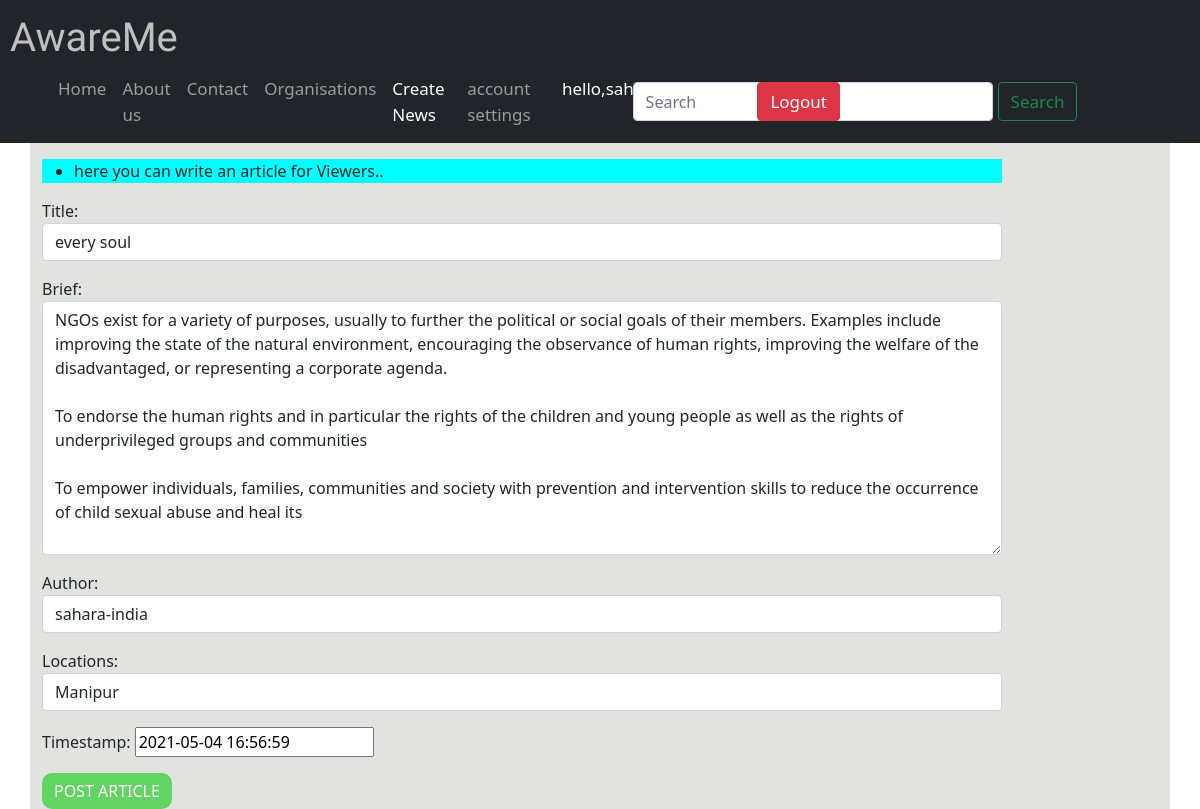
The app's page /awareme/updateFeed/6 (signed in) with its own data.
### awaremeapp/models.py (models this page shows, shortened)
class OrgFeed(models.Model):
    title=models.CharField(blank=True,null=True,max_length=250)
    brief=models.TextField(blank=True,null=True)
    author=models.CharField(blank=True,null=True,max_length=250)
    locations=models.CharField(max_length=100,null=True)
    timestamp = models.DateTimeField(default=now)

### awaremeapp/decorators.py (the view)
        def wrapper_func(request,*args,**kwargs):
            group=None
            if request.user.groups.exists():
                group=request.user.groups.all()[0].name
            if group in allowed_roles:
                return view_func(request,*args,**kwargs)
            else:
                return HttpResponse('error page not found')

### awaremeapp/forms.py
class Formfeed(ModelForm):
    class Meta:
        model=OrgFeed
        fields='__all__'
        widgets={
            'title':TextInput(attrs={
                'class':"form-control",
                'style':'width:80vw;max-height:200px',
            }),
            'author':TextInput(attrs={
                'class':"form-control",
                'style':'width:80vw;',
            }),
            'locations':TextInput(attrs={
                'class':"form-control",
                'style':'width:80vw;',
            }),
            'brief':Textarea(attrs={
                'class':"form-control",
                'style':'width:80vw;',
                'placeholder':'article..'
            }),
        }

### awaremeapp/views.py (called while the page is built)
@allowed_user(allowed_roles=['admin','NGO'])
@login_required(login_url='login')
def updateFeed(request,pk):
    upnewspk=OrgFeed.objects.get(id=pk)
    form=Formfeed(instance=upnewspk)
    if request.method=='POST':
        form=Formfeed(request.POST,instance=upnewspk)
        if form.is_valid():
            form.save()
            return redirect('listFeed')
    context={'form':form}
    return render(request,'awaremeapp/feed_form.html',context)

### templates/awaremeapp/feed_form.html (shortened to what this page needs)
{% extends 'awaremeapp/orgbase.html' %}
{% block newsactive %} active {% endblock newsactive %}
{% block content %}
<div class="container backg" style="display: flex;
    justify-content:left; ">
<form method='POST'>
    <ul style="background-color: rgb(1, 255, 255);">
        <li>here you can write an article for Viewers..</li>
    </ul>
    {{form.as_p}}
    <input type="submit" class="btn btn-success" style="background-color: rgb(99, 211, 99);border:12px;border-radius: 10px;" name="submit" value="POST ARTICLE">
</form>
</div>
{% endblock %}

### templates/awaremeapp/orgbase.html (shortened to what this page needs)
{% load static %}
<!DOCTYPE html>
<html lang="en">
<head>
  <link href="https://cdn.jsdelivr.net/npm/bootstrap@5.0.0/dist/css/bootstrap.min.css" rel="stylesheet"
>
  <link rel="stylesheet" href="{% static '/css/static.css' %}">
</head>
<body style="background: url('/static/images/do.jpg') no-repeat fixed center;background-size: cover;">
  <nav class="navbar navbar-expand-lg navbar-dark bg-dark sticky-top navflex ">
    <div >
    <a class="navbar-brand" id="font" style="margin-left:10px;" href="{% url 'listFeed' %}">AwareMe</a>
      <div class="collapse navbar-collapse" id="navbarSupportedContent" style="margin-left:50px;">
        <ul class="navbar-nav me-0 mb-2 mb-lg-0">
          <li class="nav-item">
            <a class="nav-link size {% block homeactive %} {% endblock homeactive %}" aria-current="page"
              href="{% url 'listFeed'%}">Home</a>
          </li>
          <li class="nav-item">
            <a class="nav-link size {% block aboutactive %} {% endblock aboutactive %}" aria-current="page"
              href="{% url 'aboutus' %}">About us<a>
          </li>
          <li class="nav-item">
            <a class="nav-link size {% block contactactive %} {% endblock contactactive %}" aria-current="page"
              href="{% url 'contact' %}">Contact</a>
          </li>
          <li class="nav-item">
            <a class="nav-link size {% block organistionactive %} {% endblock organistionactive %}" aria-current="page"
              href="{% url 'details' %}">Organisations</a>
          </li>
          {% for group in request.user.groups.all %}
          {% if group.name == 'NGO' %}
          <li class="nav-item">
            <a class="nav-link size {% block newsactive %} {% endblock newsactive %} " href="{% url 'feed' %}">Create News</a>
          </li>
          <li class="nav-item ">
            <a class="nav-link size {% block settingactive %} {% endblock settingactive %}"
              href="{% url 'account_setting' %}">account settings</a>
          </li>
          {%endif%}
          {%endfor%}
          <li class="nav-item ">
            <a class="nav-link size active" aria-current="page">hello,{{request.user}}</a>
          </li>
        </ul>
        <form class="d-flex" method="GET" action="{% url 'search' %}">
          <button class="btn btn-outline-success size mx-1 inoutlog" type="submit">Search</button>
        </form>
        <div>
          {% if user.is_authenticated %}
          <a class="btn btn-danger size  targ " href="{% url 'logout' %}">Logout</a>
          {% else %}
          <a class="btn btn-danger size inoutlog" href="{% url 'login' %}">Login</a>
          {% endif %}
      </div>
      </div>
    </div>
  </nav>
  {% block content %}
  {% endblock %}
</body>
</html>

### static/css/static.css (style rules this page uses)
#font { font-family: 'Lobster', cursive; font-size: 5vh; margin-left: 10px; color: silver; }
.size { font-size: 17px; }
.targ { position: relative; bottom: 0vh; right:30vw; }
.inoutlog { position: relative; left:15vw; bottom: 6vh; }
.backg { background-color: rgba(192, 192, 189, 0.466); }
@media only screen and (max-width:1300px) { .inoutlog { margin: 2px 1px; position: relative; left:-3vw; bottom: 0vh; width:-moz-fit-content; } }

### records on screen
OrgFeed: title "every soul", brief "NGOs exist for a variety of purposes, usually to further the political or social goals of their members. Examples include improving the state of the natural environment, encouraging the observance of human rights, improving the welfare of the disadvantaged, or representing a corporate agenda. To endorse the human rights and in particular the rights of the children and young people as well as the rights of underprivileged groups and communities To empower individuals, families, communities and society with prevention and intervention skills to reduce the occurrence of child sexual abuse and heal its", author "sahara-india", locations "Manipur", timestamp "2021-05-04 16:56:59"
